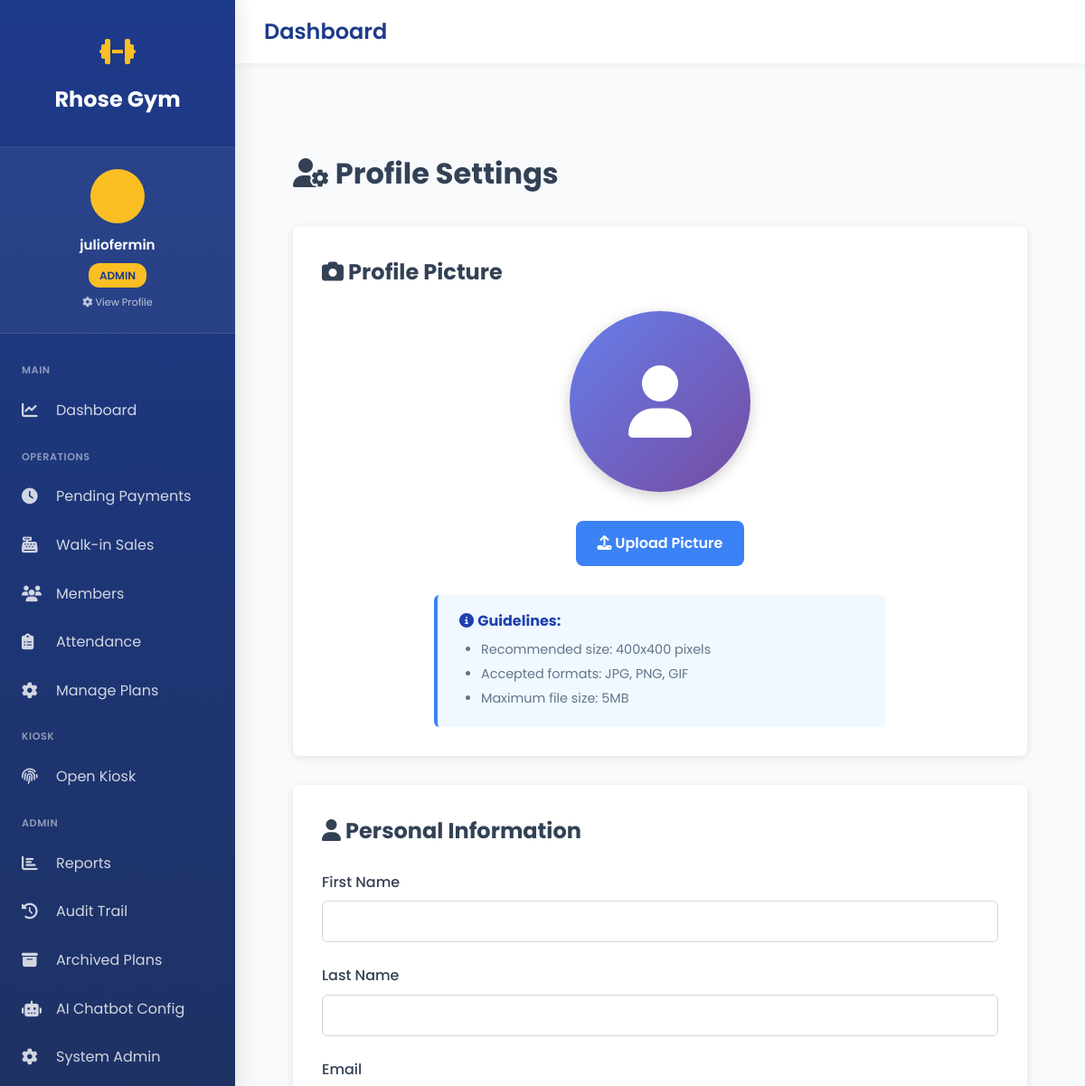
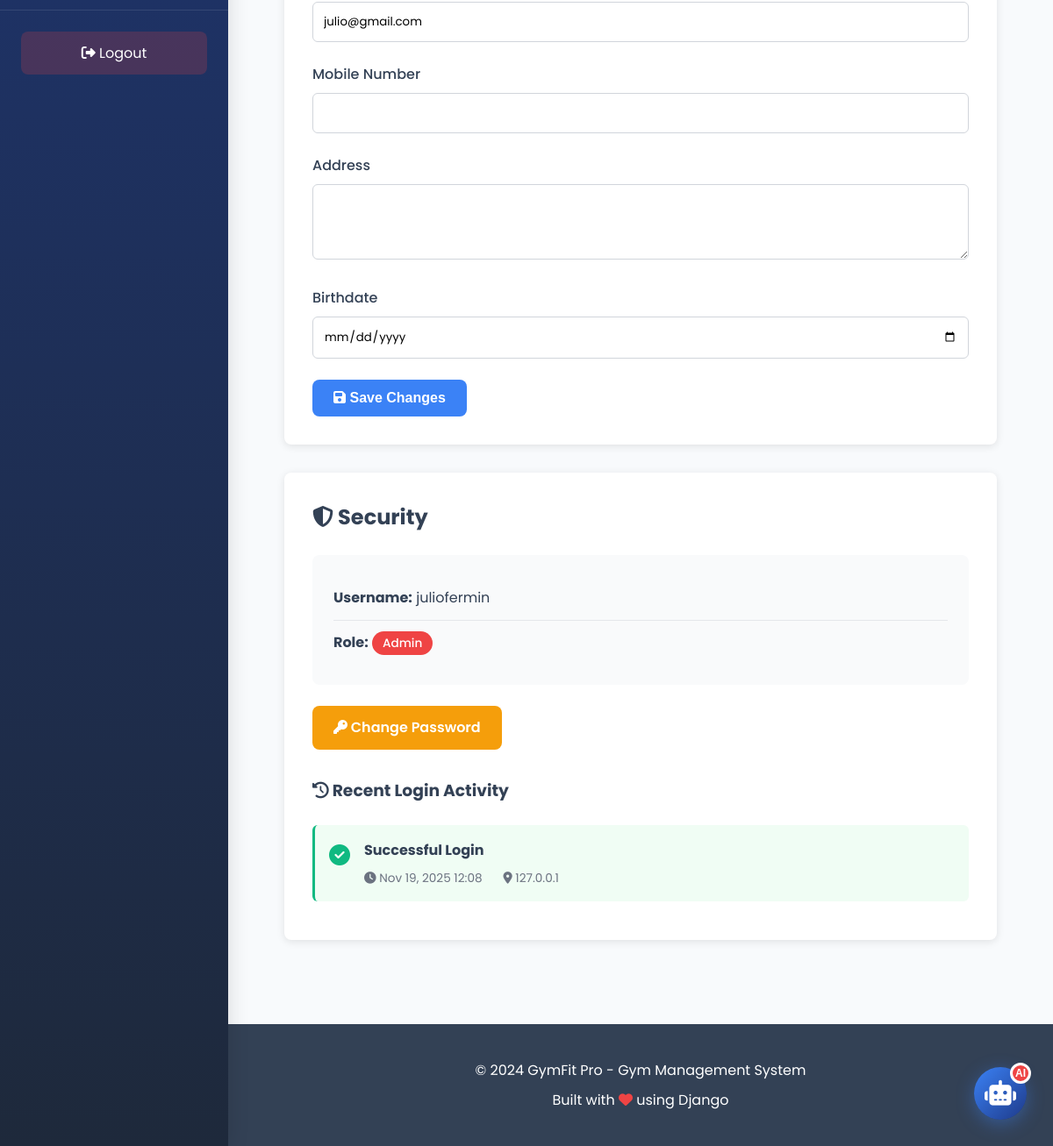
The app's page /profile/ (signed in) with its own data (2 pictures, top to bottom).
### gym_app/models.py (models this page shows, shortened)
class User(AbstractUser):
    ROLE_CHOICES = [
        ('admin', 'Admin'),
        ('staff', 'Staff'),
        ('member', 'Member'),
    ]
    role = models.CharField(max_length=10, choices=ROLE_CHOICES, default='member')
    mobile_no = models.CharField(max_length=20, blank=True, null=True)
    address = models.TextField(blank=True, null=True)
    birthdate = models.DateField(blank=True, null=True)
    age = models.IntegerField(blank=True, null=True)
    profile_image = models.ImageField(
        upload_to='profile_images/',
        blank=True,
        null=True,
        help_text="Profile picture"
    )
    kiosk_pin = models.CharField(
        max_length=6,
        blank=True,
        null=True,
        unique=True,
        help_text="6-digit PIN for kiosk check-in/out",
        verbose_name="Kiosk PIN"
    )
    created_at = models.DateTimeField(auto_now_add=True)
    updated_at = models.DateTimeField(auto_now=True)
    class Meta:
        db_table = 'users'
        verbose_name = 'User'
        verbose_name_plural = 'Users'
    def is_admin(self):
        return self.role == 'admin' or self.is_superuser

class LoginActivity(models.Model):
    user = models.ForeignKey(
        User,
        on_delete=models.CASCADE,
        related_name='login_activities'
    )
    login_time = models.DateTimeField(auto_now_add=True)
    ip_address = models.GenericIPAddressField(null=True, blank=True)
    user_agent = models.TextField(blank=True, null=True)
    success = models.BooleanField(default=True)
    failure_reason = models.CharField(max_length=200, blank=True, null=True)
    class Meta:
        db_table = 'login_activities'
        verbose_name = 'Login Activity'
        verbose_name_plural = 'Login Activities'
        ordering = ['-login_time']
        indexes = [
            models.Index(fields=['user', '-login_time']),
        ]
    @classmethod
    def get_recent_activity(cls, user, limit=10):
        return cls.objects.filter(user=user)[:limit]

### gym_app/views.py (the view, shortened to what this page needs)
# urls.py: path('profile/', views.profile_settings, name='profile_settings'),
@login_required
def profile_settings(request):
    user = request.user
    recent_logins = LoginActivity.get_recent_activity(user, limit=10)
    if user.role in ['admin', 'staff']:
        base_template = 'gym_app/base_sidebar.html'
    else:
        base_template = 'gym_app/base.html'
    context = {
        'user': user,
        'recent_logins': recent_logins,
        'base_template': base_template,
    }
    return render(request, 'gym_app/profile_settings.html', context)

### gym_app/templates/gym_app/profile_settings.html (shortened to what this page needs)
{% extends base_template %}
{% load static %}
{% block extra_css %}
<link rel="stylesheet" href="{% static 'gym_app/css/pages/auth.css' %}">
{% endblock %}
{% block content %}
<div class="container">
    <div class="settings-container">
        <h1><i class="fas fa-user-cog"></i> Profile Settings</h1>
        <div class="settings-grid">
            <div class="settings-card profile-picture-card">
                <h2><i class="fas fa-camera"></i> Profile Picture</h2>
                <div class="profile-picture-section">
                    <div class="profile-picture-preview">
                        {% if user.profile_image %}
                            <img src="{{ user.profile_image.url }}" alt="Profile Picture" id="current-profile-pic">
                        {% else %}
                            <div class="profile-placeholder" id="current-profile-pic">
                                <i class="fas fa-user"></i>
                            </div>
                        {% endif %}
                    </div>
                    <div class="profile-picture-actions">
                        <form method="POST" enctype="multipart/form-data" id="upload-picture-form">
                            <div class="file-upload-wrapper">
                                <label for="profile_image" class="btn btn-primary">
                                    <i class="fas fa-upload"></i>
                                    {% if user.profile_image %}Change Picture{% else %}Upload Picture{% endif %}
                                </label>
                            </div>
                        </form>
                    </div>
                    <div class="picture-guidelines">
                        <p><i class="fas fa-info-circle"></i> <strong>Guidelines:</strong></p>
                        <ul>
                            <li>Recommended size: 400x400 pixels</li>
                            <li>Accepted formats: JPG, PNG, GIF</li>
                            <li>Maximum file size: 5MB</li>
                        </ul>
                    </div>
                </div>
            </div>
            <div class="settings-card">
                <h2><i class="fas fa-user"></i> Personal Information</h2>
                <form method="POST">
                    <div class="form-group">
                        <label for="first_name">First Name</label>
                        <input type="text" id="first_name" name="first_name"
                               value="{{ user.first_name }}" class="form-control" required>
                    </div>
                    <div class="form-group">
                        <label for="last_name">Last Name</label>
                        <input type="text" id="last_name" name="last_name"
                               value="{{ user.last_name }}" class="form-control" required>
                    </div>
                    <div class="form-group">
                        <label for="email">Email</label>
                        <input type="email" id="email" name="email"
                               value="{{ user.email }}" class="form-control" required>
                    </div>
                    <div class="form-group">
                        <label for="mobile_no">Mobile Number</label>
                        <input type="text" id="mobile_no" name="mobile_no"
                               value="{{ user.mobile_no|default:'' }}" class="form-control">
                    </div>
                    <div class="form-group">
                        <label for="address">Address</label>
                        <textarea id="address" name="address" rows="3"
                                  class="form-control">{{ user.address|default:'' }}</textarea>
                    </div>
                    <div class="form-group">
                        <label for="birthdate">Birthdate</label>
                        <input type="date" id="birthdate" name="birthdate"
                               value="{{ user.birthdate|date:'Y-m-d' }}" class="form-control">
                    </div>
                    <button type="submit" class="btn btn-primary">
                        <i class="fas fa-save"></i> Save Changes
                    </button>
                </form>
            </div>
            <div class="settings-card">
                <h2><i class="fas fa-shield-alt"></i> Security</h2>
                <div class="security-info">
                    <div class="info-item">
                        <strong>Username:</strong> {{ user.username }}
                    </div>
                    <div class="info-item">
                        <strong>Role:</strong>
                        <span class="badge badge-{{ user.role }}">{{ user.get_role_display }}</span>
                    </div>
                </div>
                <a href="{% url 'change_password' %}" class="btn btn-warning">
                    <i class="fas fa-key"></i> Change Password
                </a>
                <h3 style="margin-top: 2rem;"><i class="fas fa-history"></i> Recent Login Activity</h3>
                {% if recent_logins %}
                <div class="login-activity">
                    {% for activity in recent_logins %}
                    <div class="activity-item {% if not activity.success %}failed{% endif %}">
                        <div class="activity-icon">
                            <i class="fas fa-{% if activity.success %}check-circle{% else %}times-circle{% endif %}"></i>
                        </div>
                        <div class="activity-details">
                            <strong>
                                {% if activity.success %}
                                    Successful Login
                                {% else %}
                                    Failed Login - {{ activity.failure_reason }}
                                {% endif %}
                            </strong>
                            <div class="activity-meta">
                                <span><i class="fas fa-clock"></i> {{ activity.login_time|date:"M d, Y H:i" }}</span>
                                {% if activity.ip_address %}
                                <span><i class="fas fa-map-marker-alt"></i> {{ activity.ip_address }}</span>
                                {% endif %}
                            </div>
                        </div>
                    </div>
                    {% endfor %}
                </div>
                {% else %}
                <p class="text-muted">No recent login activity</p>
                {% endif %}
            </div>
        </div>
    </div>
</div>
{% endblock %}

### gym_app/templates/gym_app/base_sidebar.html (shortened to what this page needs)
<!DOCTYPE html>
<html lang="en">
<head>
    <link rel="stylesheet" href="https://cdnjs.cloudflare.com/ajax/libs/font-awesome/6.4.0/css/all.min.css">
    {% block extra_css %}{% endblock %}
</head>
<body class="has-sidebar">
    <aside class="sidebar" id="sidebar">
        <div class="sidebar-header">
            <div class="sidebar-logo">
                <i class="fas fa-dumbbell"></i>
            </div>
            <a href="{% url 'home' %}" class="sidebar-brand">Rhose Gym</a>
        </div>
        <a href="{% url 'profile_settings' %}" class="sidebar-user">
            <div class="sidebar-user-avatar">
            </div>
            <div class="sidebar-user-name">{{ user.get_full_name|default:user.username }}</div>
            <div style="text-align: center; margin-top: 0.5rem;">
                <span class="sidebar-user-role">{{ user.role }}</span>
            </div>
            <div style="text-align: center; margin-top: 0.5rem; font-size: 0.7rem; opacity: 0.7;">
                <i class="fas fa-cog"></i> View Profile
            </div>
        </a>
            <nav class="sidebar-menu">
            <div class="sidebar-section">Main</div>
            <a href="{% url 'dashboard' %}" {% if request.path == '/dashboard/' %}class="active"{% endif %}>
                <i class="fas fa-chart-line"></i>
                <span>Dashboard</span>
            </a>
            <div class="sidebar-section">Operations</div>
            <a href="{% url 'pending_payments' %}" {% if 'pending-payments' in request.path %}class="active"{% endif %}>
                <i class="fas fa-clock"></i>
                <span>Pending Payments</span>
            </a>
            <a href="{% url 'walkin_purchase' %}" {% if 'walkin' in request.path %}class="active"{% endif %}>
                <i class="fas fa-cash-register"></i>
                <span>Walk-in Sales</span>
            </a>
            <a href="{% url 'members_list' %}" {% if 'members' in request.path %}class="active"{% endif %}>
                <i class="fas fa-users"></i>
                <span>Members</span>
            </a>
            <a href="{% url 'attendance_report' %}" {% if 'attendance' in request.path %}class="active"{% endif %}>
                <i class="fas fa-clipboard-list"></i>
                <span>Attendance</span>
            </a>
            <a href="{% url 'manage_plans' %}" {% if 'manage-plans' in request.path %}class="active"{% endif %}>
                <i class="fas fa-cog"></i>
                <span>Manage Plans</span>
            </a>
            <div class="sidebar-section">Kiosk</div>
            <a href="{% url 'kiosk_login' %}" target="_blank">
                <i class="fas fa-fingerprint"></i>
                <span>Open Kiosk</span>
            </a>
            {% if user.is_admin %}
            <div class="sidebar-section">Admin</div>
            <a href="{% url 'reports' %}" {% if 'reports' in request.path %}class="active"{% endif %}>
                <i class="fas fa-chart-bar"></i>
                <span>Reports</span>
            </a>
            <a href="{% url 'audit_trail' %}" {% if 'audit' in request.path %}class="active"{% endif %}>
                <i class="fas fa-history"></i>
                <span>Audit Trail</span>
            </a>
            <a href="{% url 'archived_plans' %}" {% if 'archived-plans' in request.path %}class="active"{% endif %}>
                <i class="fas fa-archive"></i>
                <span>Archived Plans</span>
            </a>
            <a href="{% url 'chatbot_config' %}" {% if 'chatbot-config' in request.path %}class="active"{% endif %}>
                <i class="fas fa-robot"></i>
                <span>AI Chatbot Config</span>
            </a>
            <a href="/admin/" target="_blank">
                <i class="fas fa-cog"></i>
                <span>System Admin</span>
            </a>
            {% endif %}
        </nav>
        <div class="sidebar-footer">
            <a href="{% url 'logout' %}">
                <i class="fas fa-sign-out-alt"></i> Logout
            </a>
        </div>
    </aside>
    <div class="main-wrapper">
        <div class="top-navbar">
            <div class="top-navbar-left">
                <h1>{% block page_title %}Dashboard{% endblock %}</h1>
            </div>
        </div>
        <main class="main-content">
            {% block content %}{% endblock %}
        </main>
        <footer class="footer">
            <div class="container">
                <p>&copy; 2024 GymFit Pro - Gym Management System</p>
                <p>Built with <i class="fas fa-heart" style="color: var(--danger);"></i> using Django</p>
            </div>
        </footer>
    </div>
<button class="chat-widget-button" id="chatWidgetToggle" title="Chat with FitBot">
    <i class="fas fa-robot"></i>
    <span class="chat-widget-badge">AI</span>
</button>
</body>
</html>

### records on screen
User: get_full_name "juliofermin", role "ADMIN", email "julio@gmail.com", username "juliofermin", role "Admin"
LoginActivity: success True (drawn), login_time "Nov 19, 2025 12:08", ip_address "127.0.0.1"
